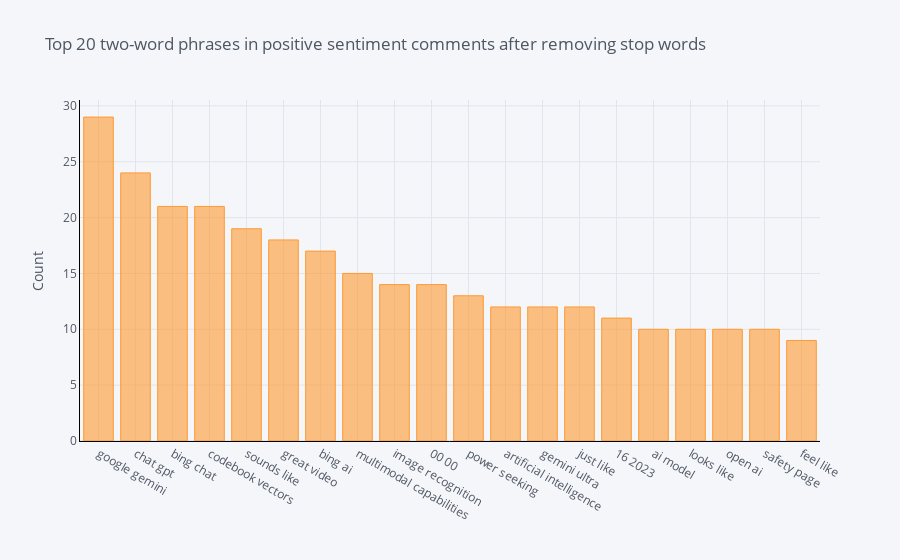

Notebook code cell kept with this figure:
### Code cell
# Bigram

def get_top_n_bigram(corpus, n=None):
    vec = CountVectorizer(ngram_range=(2, 2), stop_words = list(stop_words)).fit(corpus)
    bag_of_words = vec.transform(corpus)
    sum_words = bag_of_words.sum(axis=0) 
    words_freq = [(word, sum_words[0, idx]) for word, idx in vec.vocabulary_.items()]
    words_freq =sorted(words_freq, key = lambda x: x[1], reverse=True)
    return words_freq[:n]
common_words = get_top_n_bigram(pos_df['text'], 20)
for word, freq in common_words:
    print(word, freq)
df2 = pd.DataFrame(common_words, columns = ['CommentsText' , 'count'])
df2.groupby('CommentsText').sum()['count'].sort_values(ascending=False).iplot(
    kind='bar', yTitle='Count', linecolor='black', title='Top 20 two-word phrases in positive sentiment comments after removing stop words')

### Figure 1 — Plotly figure (JSON) as saved in the notebook; plotly's stock layout.template omitted (floating-point values rounded to 4 significant figures)
{"data": [{"marker": {"color": "rgba(255, 153, 51, 0.6)", "line": {"color": "rgba(255, 153, 51, 1.0)", "width": 1}}, "name": "count", "orientation": "v", "text": "", "type": "bar", "x": ["google gemini", "chat gpt", "bing chat", "codebook vectors", "sounds like", "great video", "bing ai", "multimodal capabilities", "image recognition", "00 00", "power seeking", "artificial intelligence", "gemini ultra", "just like", "16 2023", "ai model", "looks like", "open ai", "safety page", "feel like"], "y": [29, 24, 21, 21, 19, 18, 17, 15, 14, 14, 13, 12, 12, 12, 11, 10, 10, 10, 10, 9]}], "layout": {"legend": {"bgcolor": "#F5F6F9", "font": {"color": "#4D5663"}}, "paper_bgcolor": "#F5F6F9", "plot_bgcolor": "#F5F6F9", "title": {"font": {"color": "#4D5663"}, "text": "Top 20 two-word phrases in positive sentiment comments after removing stop words"}, "xaxis": {"gridcolor": "#E1E5ED", "linecolor": "black", "showgrid": true, "tickfont": {"color": "#4D5663"}, "title": {"font": {"color": "#4D5663"}, "text": ""}, "zerolinecolor": "#E1E5ED"}, "yaxis": {"gridcolor": "#E1E5ED", "linecolor": "black", "showgrid": true, "tickfont": {"color": "#4D5663"}, "title": {"font": {"color": "#4D5663"}, "text": "Count"}, "zerolinecolor": "#E1E5ED"}}}
